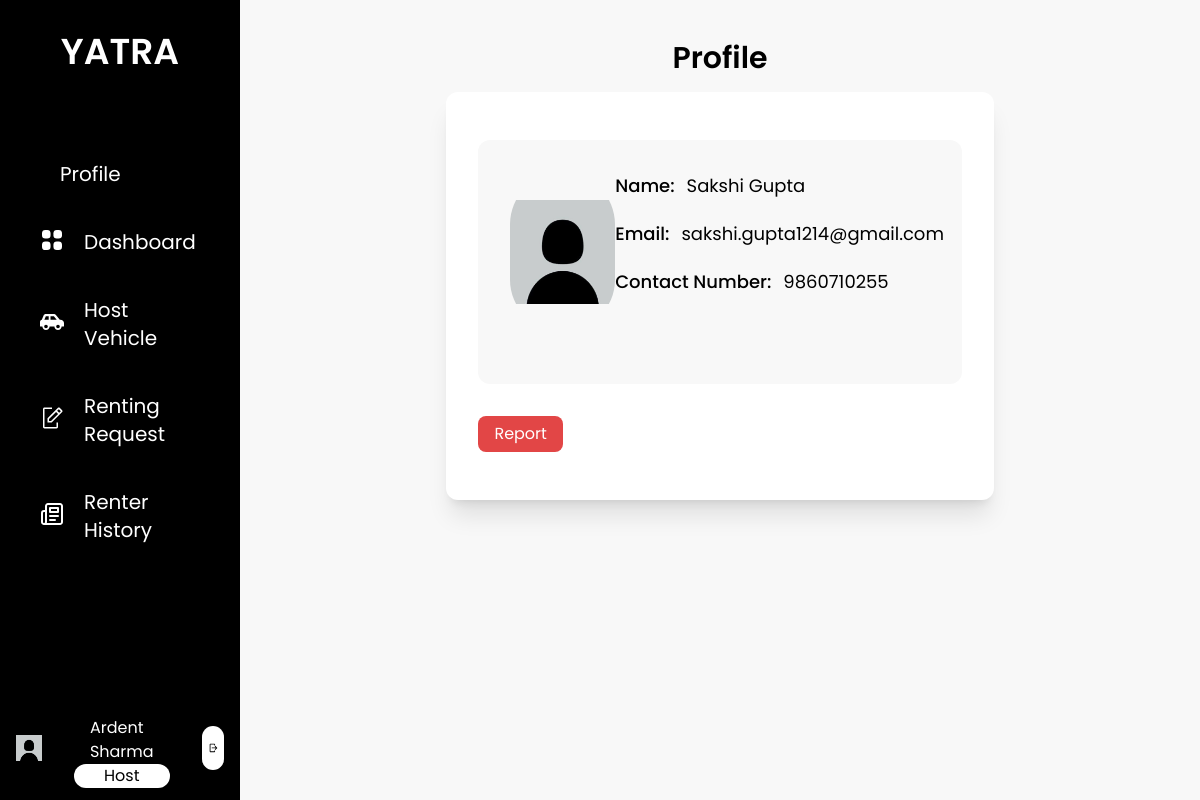
Screenshot of /viewprofileenduser/9 (signed in) with the database file from the repository.
### base/models.py (models this page shows, shortened)
class Host(models.Model):
    user = models.OneToOneField(User, on_delete=models.CASCADE, related_name="host")
    first_name = models.CharField(max_length=25)
    last_name = models.CharField(max_length=25)
    email = models.EmailField()
    phone_number = models.CharField(max_length=10)
    address = models.CharField(max_length=100, null= True, blank=True)
    citizenship_id = models.CharField(max_length=20, null= True, blank=True)
    citizenship = models.ImageField(upload_to='host/profile', default='default_photo.jpg')
    pic = models.ImageField(upload_to='host/profile', default='default_profile.jpg')
    is_approved = models.CharField(max_length=10, choices=status, default="Pending")
    is_blocked = models.BooleanField(default=False)

class EndUser(models.Model):
    user = models.OneToOneField(User, on_delete=models.CASCADE, related_name="enduser")
    first_name = models.CharField(max_length=25)
    last_name = models.CharField(max_length=25)
    email = models.EmailField()
    phone_number = models.CharField(max_length=10)
    citizenship_id = models.CharField(max_length=20, null= True, blank=True)
    citizenship = models.ImageField(upload_to='enduser/profile',  default='default_photo.jpg')
    license_no = models.CharField(max_length=20, null= True, blank=True)
    license = models.ImageField(upload_to='enduser/profile',  default='default_photo.jpg')
    pic = models.ImageField(upload_to='enduser/profile', default='default_profile.jpg')
    is_approved = models.CharField(max_length=10, choices=status, default="Pending")
    is_blocked = models.BooleanField(default=False)

### base/decorators.py (the view)
        def wrapper_func(request, *args, **kwargs):
            group = None
            if request.user.groups.exists():
                group = request.user.groups.all()[0].name
            if group in allowed_roles:
                return view_func(request, *args, **kwargs)
            else:
                return render(request, '403.html', status=403)

### base/templatetags/user_group.py (called while the page is built)
@register.filter(name='has_group')
def has_group(user, group_name):
    return user.groups.filter(name=group_name).exists()

### base/views.py (called while the page is built)
@allowed_users(allowed_roles=['host'])
def view_profile_enduser(request, pk):
    enduser = EndUser.objects.get(id=pk)
    renthistory = Rents.objects.filter(renter=enduser, vehicle__host=request.user.host)
    context = {
        'enduser': enduser,
        'renthistory': renthistory,
    }
    return render(request, 'host/enduser_profile.html', context)

### base/templates/host/enduser_profile.html (shortened to what this page needs)
{% extends 'base/base.html' %}
{% load static %}
{% load user_group %}
{% block content %}
<div class="flex flex-col h-screen px-6 py-10 w-full bg-theme">
    <p class="text-center text-3xl font-semibold pt pb-4">Profile</p>
    <div class="bg-white h-auto flex flex-col w-3/5 mx-auto py-12 rounded-xl shadow-xl">
        <div class="flex flex-row h-auto bg-theme p-8 mx-8 rounded-xl">
            <div class="w-1/4 flex items-center  h-full">
                <img src="{{ enduser.pic.url }}" style="object-fit: contain" alt="" class="mx-auto mb-5 w-40 h-40 object-cover rounded-full ">
            </div>
            <div class="flex flex-col w-3/4 text-lg">
                <div class="flex mb-5">
                    <p class="font-medium">Name:</p>
                    <p class="ml-3">{{ enduser.first_name }} {{ enduser.last_name }}</p>
                </div>
                <div class="flex mb-5">
                    <p class="font-medium">Email:</p>
                    <p class="ml-3">{{ enduser.email }}</p>
                </div>
                <div class="flex">
                    <p class="font-medium">Contact Number:</p>
                    <p class="ml-3">{{ enduser.phone_number }}</p>
                </div>
            </div>
        </div>
        <div class="flex w-full mx-8 mt-8">
            <form action="{% url 'report_user' to=enduser.user_id %}" method="get" style="margin-bottom: 0px;">
                <button type="submit" class="bg-danger px-4 py-1.5 mr-4 mb-0 text-white rounded-lg">Report</button>
            </form>
        </div>
    </div>
</div>
{% endblock content%}

### base/templates/base/base.html (shortened to what this page needs)
{% load static tailwind_tags %}
{% load user_group %}
<html lang="en">
<head>
    {% tailwind_css %}
</head>
<body class="font-poppins min-h-screen">
    <div class="flex flex-row">
        <div class="flex w-1/5 bg-black h-screen text-white">
            <div class="w-full relative">
                <div class="flex justify-center pb-8">
                    <a href="{% url 'home' %}" class="py-8">
                        <span class="text-4xl text-center font-semibold">YATRA</span>
                    </a>
                </div>
                {% if user|has_group:'host' %}
                <div class="text-xl">
                    {% with request.resolver_match.url_name as url_name %}
                    <ul class="px-4">
                        <a href="{% url 'host_profile' %}" class="nav-bar-items {% if url_name == 'host_profile' or url_name == 'host_update_profile' %}active{% endif %}">
                            <li class="nav-bar-li">
                                Profile
                            </li>
                        </a>
                        <a href="{% url 'host_dashboard' %}" class="nav-bar-items {% if url_name == 'host_dashboard' %} active {% endif %}">
                            <img src="{% static 'images/dashboard.svg' %}" alt="">
                            <li class="nav-bar-li">
                                Dashboard
                            </li>
                        </a>
                        <a href="{% url 'host_vehicles' %}" class="nav-bar-items {% if url_name == 'host_vehicles' or url_name == 'add_vehicles' %} active {% endif %}">
                            <img src="{% static 'images/Vehicle.svg' %}" alt="">
                            <li class="nav-bar-li">
                               Host Vehicle
                            </li>
                        </a>
                        <a href="{% url 'rent_request' %}" class="nav-bar-items{% if url_name == 'rent_request' %} active {% endif %}">
                            <img src="{% static 'images/request.svg' %}" alt="">
                            <li class="nav-bar-li">
                                Renting Request
                            </li>
                        </a>
                        <a href="{% url 'rented_history' %}" class="nav-bar-items{% if url_name == 'rented_history' or url_name == 'report_user' %} active {% endif %}">
                            <img src="{% static 'images/blog.svg' %}" alt="">
                            <li class="nav-bar-li">
                                Renter History
                            </li>
                        </a>
                    </ul>
                    {% endwith %}
                </div>
                <div class="flex flex-row absolute bottom-0 justify-evenly py-3 px-4 w-full">
                    <a href="{% url 'host_profile' %}" class=" ">
                        <img src="{% static 'images/default_profile.jpg' %}" style="object-fit: contain" alt="" class="w-20 h-20 object-cover rounded-full ">
                    </a>
                    <div class="flex flex-col px-8 justify-evenly">
                        <p class="text-generalBackground px-4 mt-2 ">{{ user.host.first_name }} {{ user.host.last_name }}</p>
                        <p class="text-gray px-4 text-center rounded-xl bg-white text-black py-0.75 ">Host</p>
                    </div>
                    <div class="ml-auto my-auto flex-end p-1.5 bg-white rounded-full">
                        <a href="{% url 'logout' %}">
                            <img src="{% static 'images/logout.svg' %}" alt="" class="h-8">
                        </a>
                    </div>
                </div>
                {% endif %}
            </div>
        </div>
        <div class="flex w-4/5 h-screen relative overflow-y-auto">
            {% block content %}
            {% endblock content%}
        </div>
    </div>
</body>
</html>

### rows the page displays
EndUser: pic (placeholder picture), first_name "Sakshi", last_name "Gupta", email "sakshi.gupta1214@gmail.com", phone_number "9860710255"

### other values shown
{{ user.host.first_name }} "Ardent"
{{ user.host.last_name }} "Sharma"
